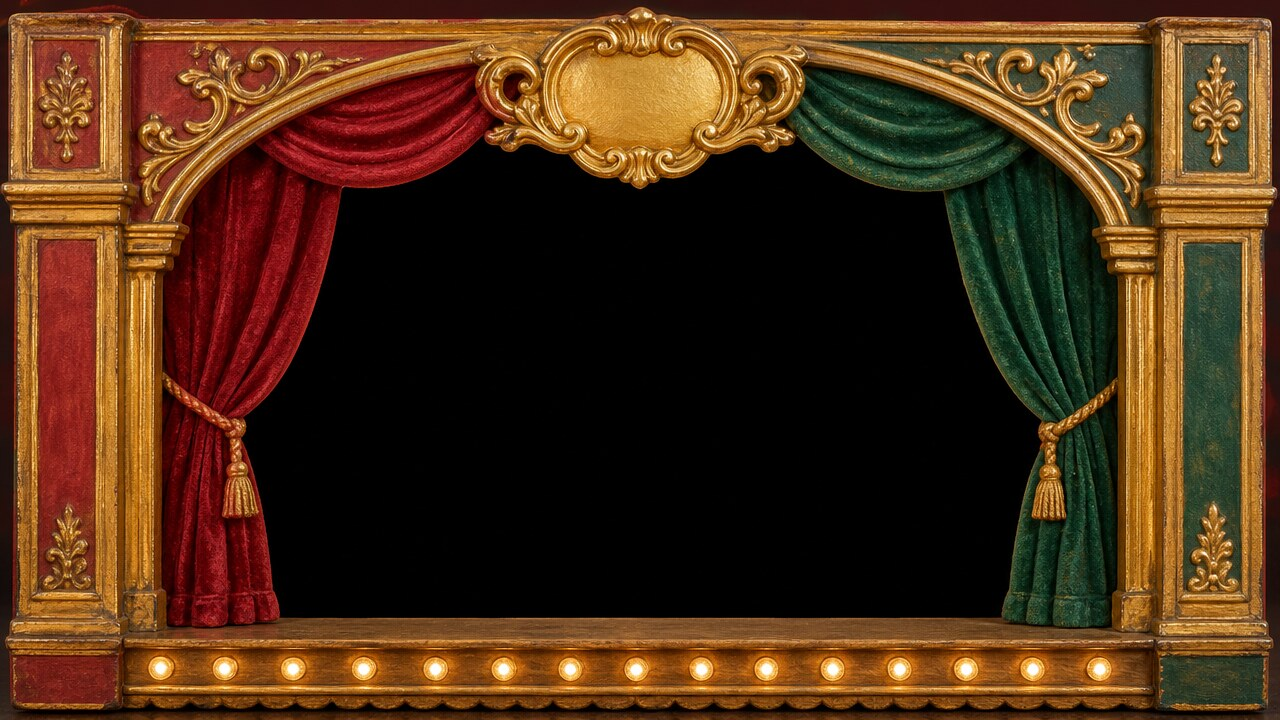
#> input picture ez/tools/concepts/worlds/comic/story/h/chrome/img/fm-theatre.jpg, 1280 x 720 px; its folder holds 5 pictures in this run
$ python cut.py
#> lines starting #> are read from the running program, lines starting #| are printed output that depends on the picture; after the words box and inside, x2 and y2 are one past the last pixel; in counts of white or black regions, pixels touching at a corner belong together
# /usr/bin/python3 cut.py : cut the flat black screen/hole out of a painting (flood fill from a seed), save img/<n>-cut.png + bbox json
from PIL import Image,ImageFilter,ImageDraw
import json
S={'fm-theatre':(.5,.5),'fm-theatre-2k':(.5,.5),'fm-tv':(.4,.45),'fm-drivein':(.6,.25),'fm-torn':(.42,.42)}
out={}
for n,(sx,sy) in S.items():
  im=Image.open(f'img/{n}.jpg').convert('RGB');W,H=im.size
#> further down, im is the input picture: PIL image 1280x720 RGB; mean R, G, B 76.7, 46.5, 22
#> after `W, H = im.size`: W = 1280; H = 720
  L=im.convert('L').point(lambda v:255 if v<(12 if n=='fm-drivein' else 34) else 0)
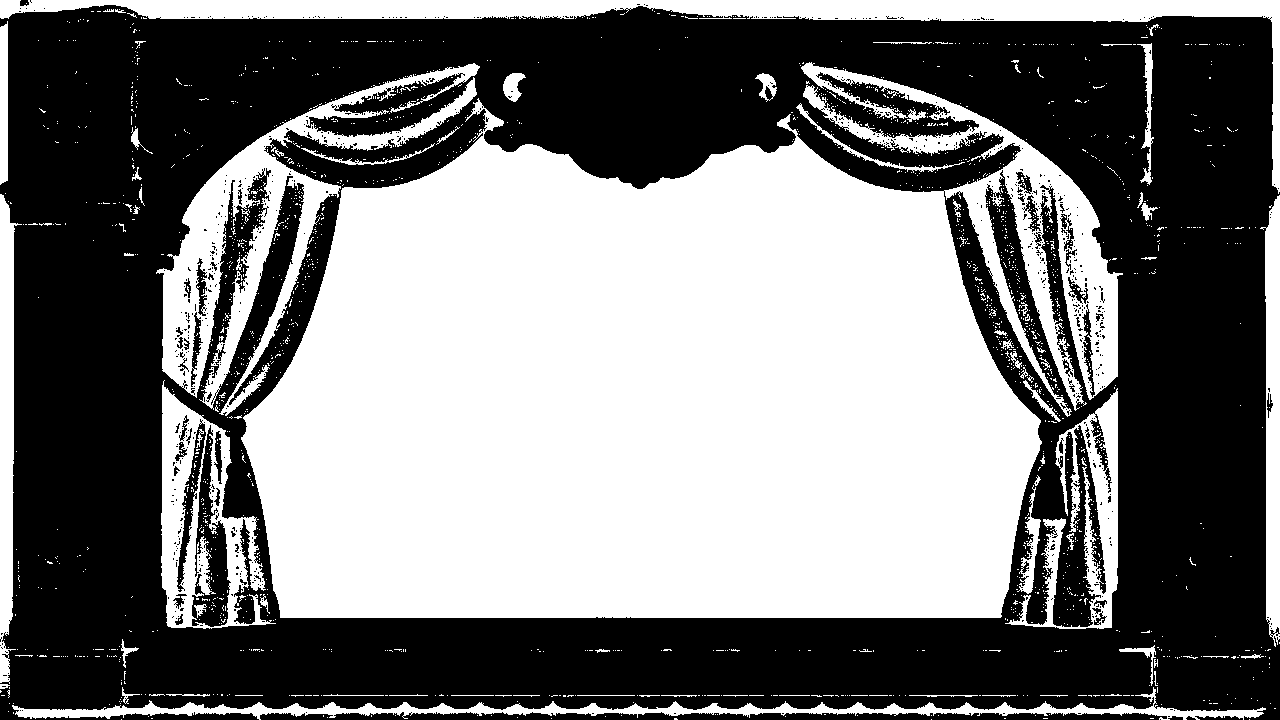
#> L: PIL image 1280x720 L; 47.4% white; 1875 white regions (1796 under 20 px), largest, box (x1, y1, x2, y2) and area: (241, 62, 1123, 618) 339536, (0, 0, 1280, 194) 23262, (156, 63, 480, 416) 22714
  m=L.copy();ImageDraw.floodfill(m,(int(sx*W),int(sy*H)),128)
#> after `ImageDraw.floodfill(m, (int(sx * W), int(sy * H)), 128)`:
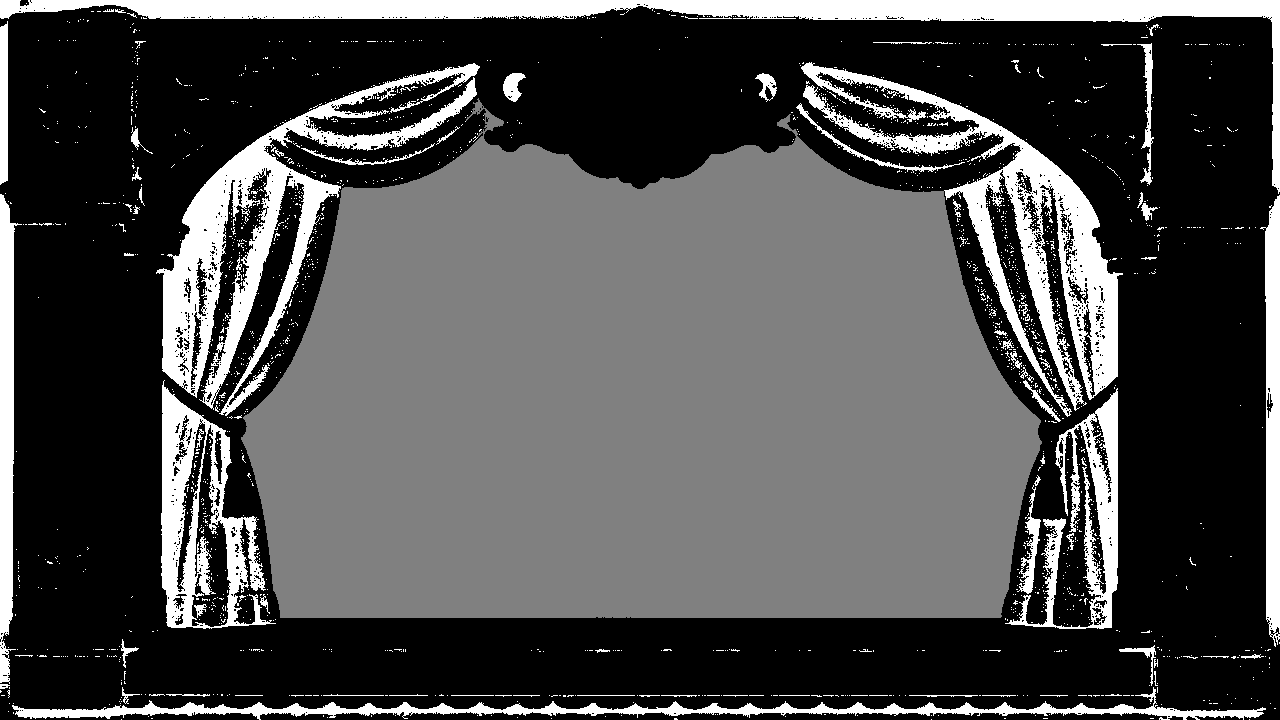
#> m: PIL image 1280x720 L; min 0, max 255, mean 77
  m=m if n!='fm-drivein' else Image.composite(Image.new('L',m.size,0),m,Image.new('L',m.size,0).point(lambda v:0).transform(m.size,Image.EXTENT,(0,0,1,1)) ) if False else m
  if n=='fm-drivein':
    from PIL import ImageDraw as D2;dd=D2.Draw(m);dd.rectangle([0,0,int(.255*W),H],fill=0)
  hole=m.point(lambda v:255 if v==128 else 0).filter(ImageFilter.MaxFilter(5)).filter(ImageFilter.GaussianBlur(1.2))
  a=hole.point(lambda v:255-v);rgba=im.copy();rgba.putalpha(a);rgba.save(f'img/{n}-cut.png',optimize=True)  # converted to .webp after (see README in REPORT)
#> after `a = hole.point(lambda v: 255 - v)`:
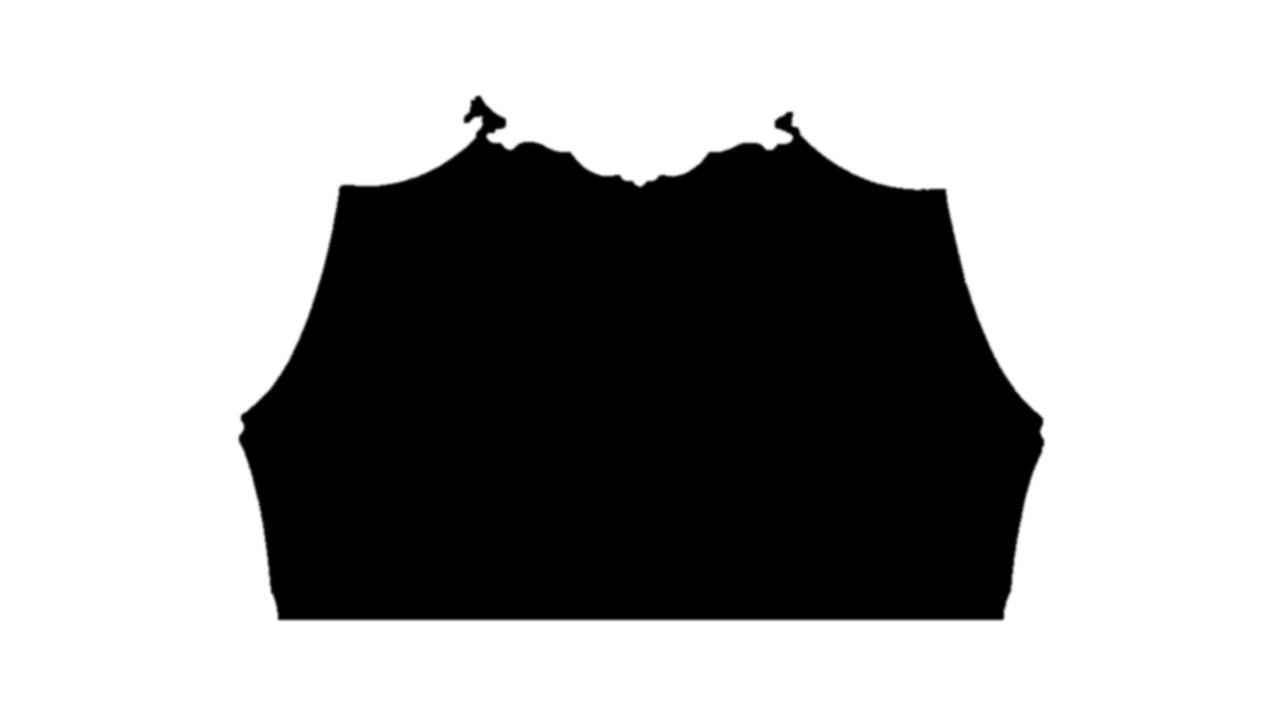
#> a: PIL image 1280x720 L; min 0, max 255, mean 165.4
#> after `rgba.putalpha(a)`:
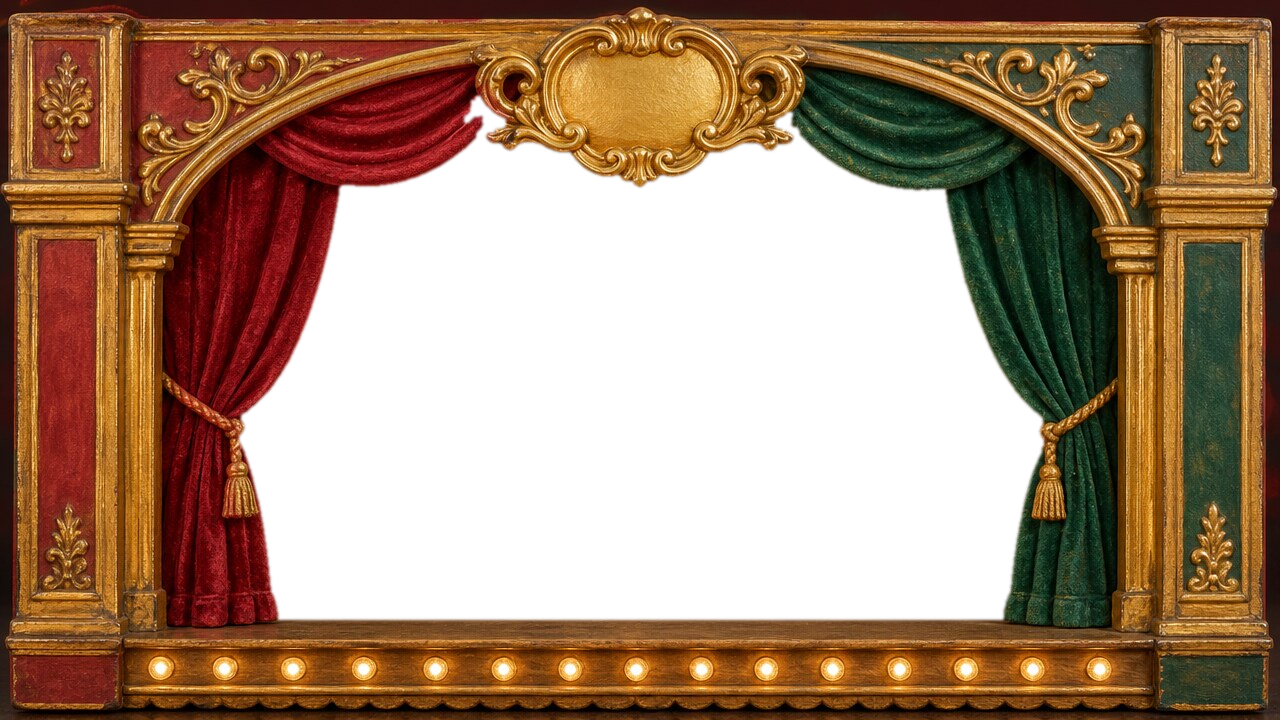
#> rgba: PIL image 1280x720 RGBA; mean R, G, B, A 76.7, 46.5, 22, 165.4; transparent parts drawn white
  bb=hole.point(lambda v:255 if v>128 else 0).getbbox();out[n]=[round(bb[0]/W*100,2),round(bb[1]/H*100,2),round(bb[2]/W*100,2),round(bb[3]/H*100,2),W,H]
#> after `bb = hole.point(lambda v: 255 if v > 128 else 0).getbbox()`: bb = (239, 96, 1044, 620)
  print(n,out[n])
#| fm-theatre [18.67, 13.33, 81.56, 86.11, 1280, 720]
#> pass 2 of the loop `for n,(sx,sy) in S.items():`:
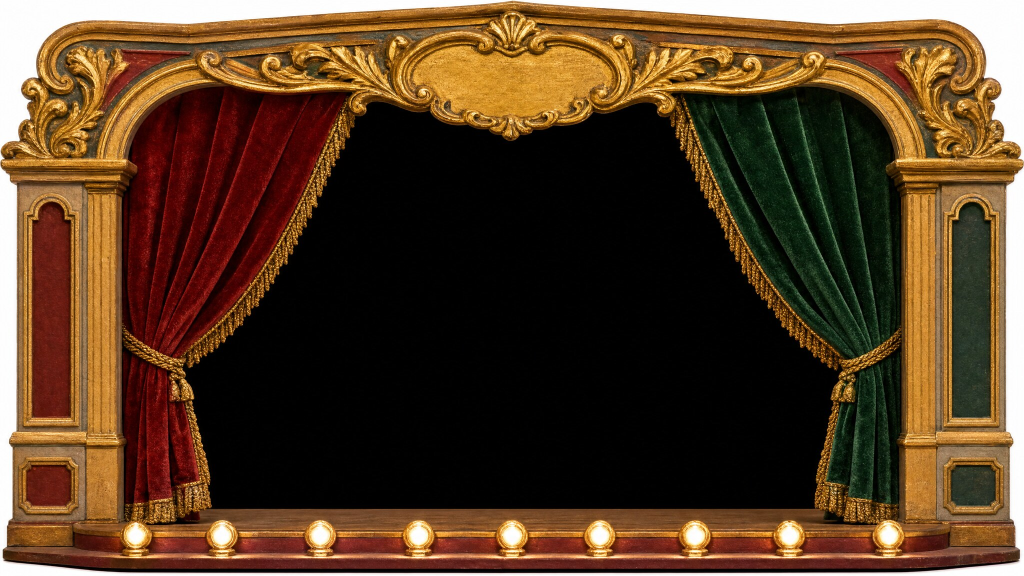
#> input picture ez/tools/concepts/worlds/comic/story/h/chrome/img/fm-theatre-2k.jpg, 2048 x 1152 px (shown at 1/2 size)
#> im is the input picture: PIL image 2048x1152 RGB; mean R, G, B 86.2, 60.8, 37.4
#> `L=im.convert('L').point(lambda v:255 if v<(12 if n=='fm-drivein' else ..`:
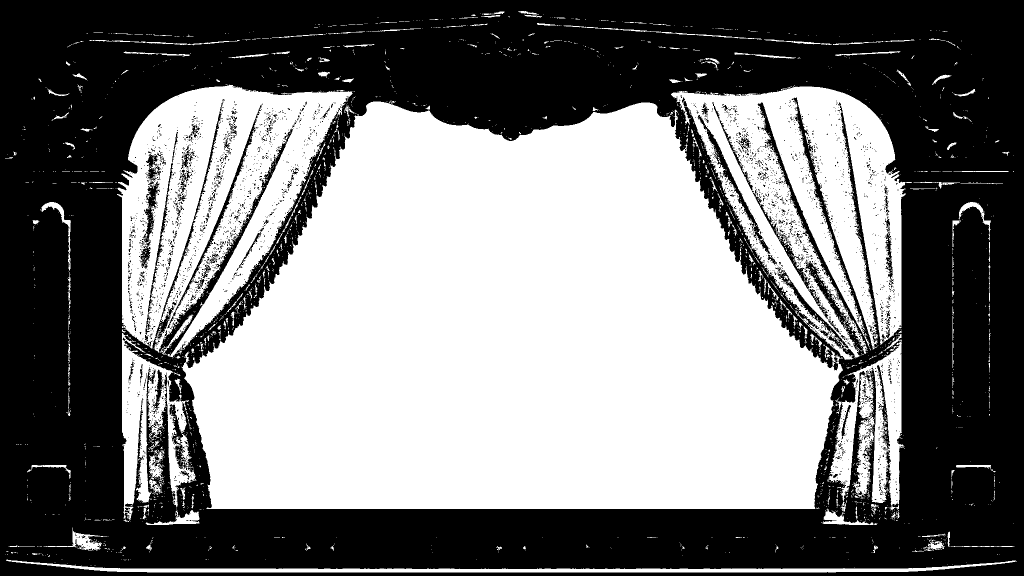
#> L: PIL image 2048x1152 L (shown at 1/2 size); 48.5% white; 2591 white regions (2326 under 20 px), largest, box (x1, y1, x2, y2) and area: (363, 203, 1686, 1018) 797911, (233, 169, 705, 715) 128828, (1342, 172, 1824, 720) 125432
#> m: PIL image 2048x1152 L
#> hole: PIL image 2048x1152 L
#> a: PIL image 2048x1152 L
#> `rgba.putalpha(a)`:
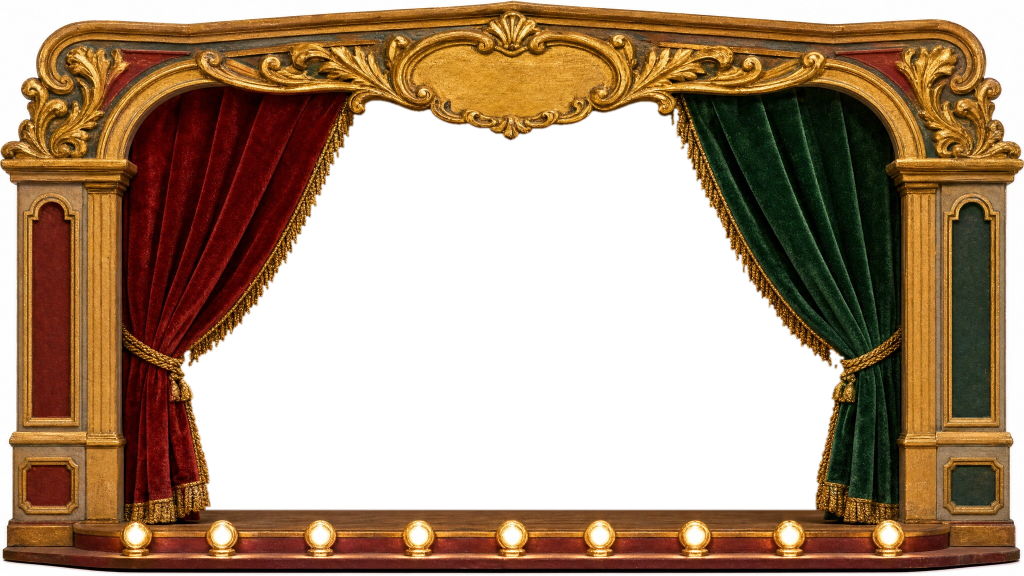
#> rgba: PIL image 2048x1152 RGBA (shown at 1/2 size); mean R, G, B, A 86.2, 60.8, 37.4, 167.5; transparent parts drawn white
#> bb = (361, 201, 1688, 1020)
#| fm-theatre-2k [17.63, 17.45, 82.42, 88.54, 2048, 1152]
#> (the run stopped early here; a loop or call above may not have finished)
